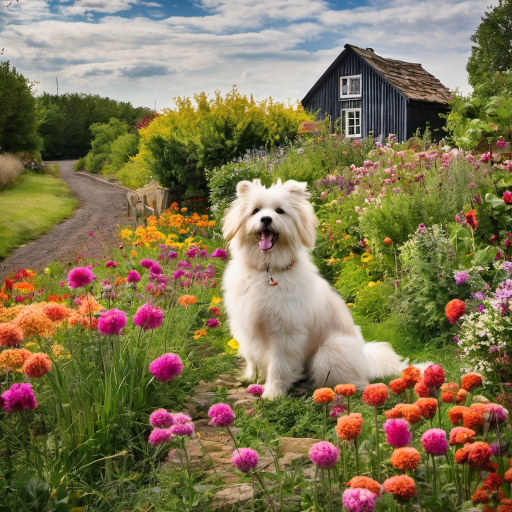
#> input picture inpaint-func/dog.png, 1024 x 1024 px (shown at 1/2 size)
$ python make_mask_bottom.py
#> lines starting #> are read from the running program, lines starting #| are printed output that depends on the picture; after the words box and inside, x2 and y2 are one past the last pixel; in counts of white or black regions, pixels touching at a corner belong together
import cv2
import numpy as np

def main():
    margin = 128
    inpaint_size = 1024
    whole_size = inpaint_size + margin

    # 255: white, 0: black
    input_image = np.full((whole_size,whole_size,3), 255)
    mask_image = np.full((whole_size,whole_size,3), 255)
    upper_image = cv2.imread("./dog.png") # 1024 * 1024 size
#> upper_image is the input picture: shape (1024, 1024, 3); mean B, G, R 81.8, 117.8, 128.5
    left_image = cv2.imread("./pale.png") # 1024 * 1024 size
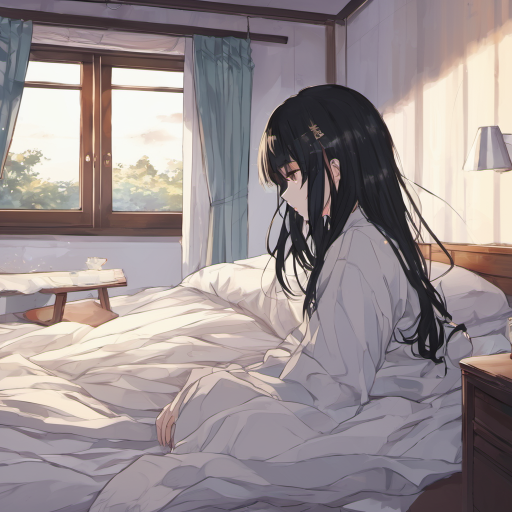
#> input picture inpaint-func/pale.png, 1024 x 1024 px (shown at 1/2 size)
#> left_image is the input picture: shape (1024, 1024, 3); mean B, G, R 144.3, 142.8, 153.5

    # trace input
    input_image[0:margin, margin:] = upper_image[-margin:, :]
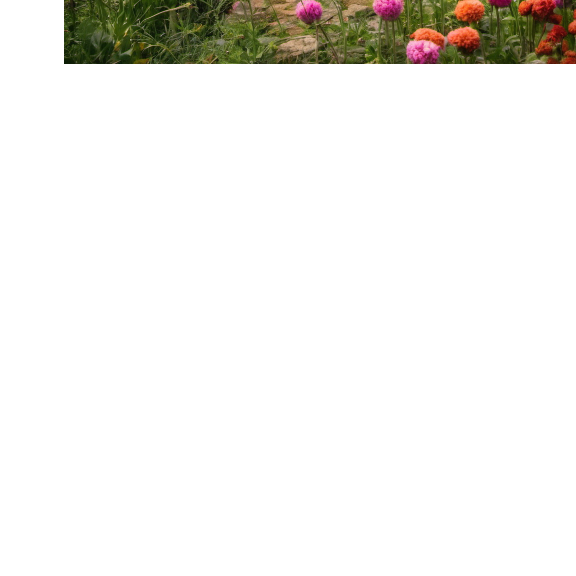
#> input_image: shape (1152, 1152, 3) int64 (shown at 1/2 size); mean B, G, R 234.1, 238, 239.2
    input_image[margin:, 0:margin] = left_image[:, -margin:]
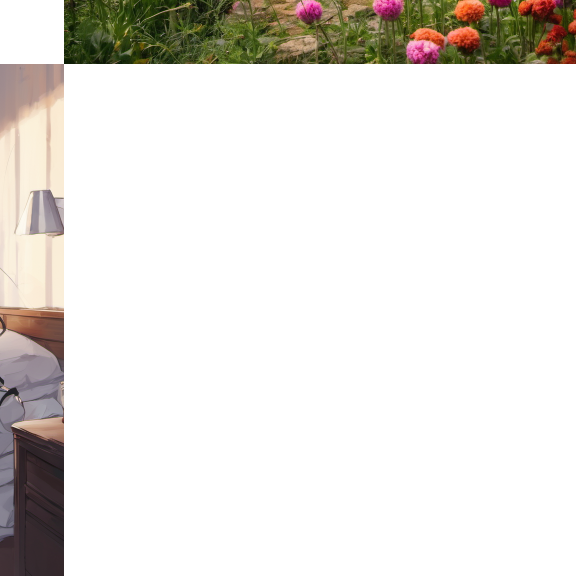
#> input_image: shape (1152, 1152, 3) int64 (shown at 1/2 size); mean B, G, R 222.8, 227.2, 230

    # fill mask
    mask_image[0:margin, margin:].fill(0)
    mask_image[margin:, 0:margin].fill(0)
    mask_image[:margin, :margin].fill(0)

    cv2.imwrite('bottom_input.png',input_image)
    cv2.imwrite('bottom_mask.png',mask_image)
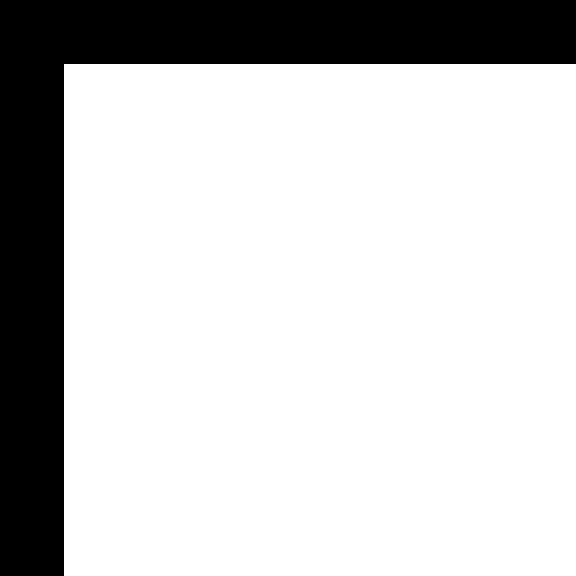
#> saved as bottom_mask.png: shape (1152, 1152, 3) (shown at 1/2 size); 79% white; 1 black region, box (x1, y1, x2, y2) and area: (0, 0, 1152, 1152) 278528

if __name__ == '__main__':
    main()
